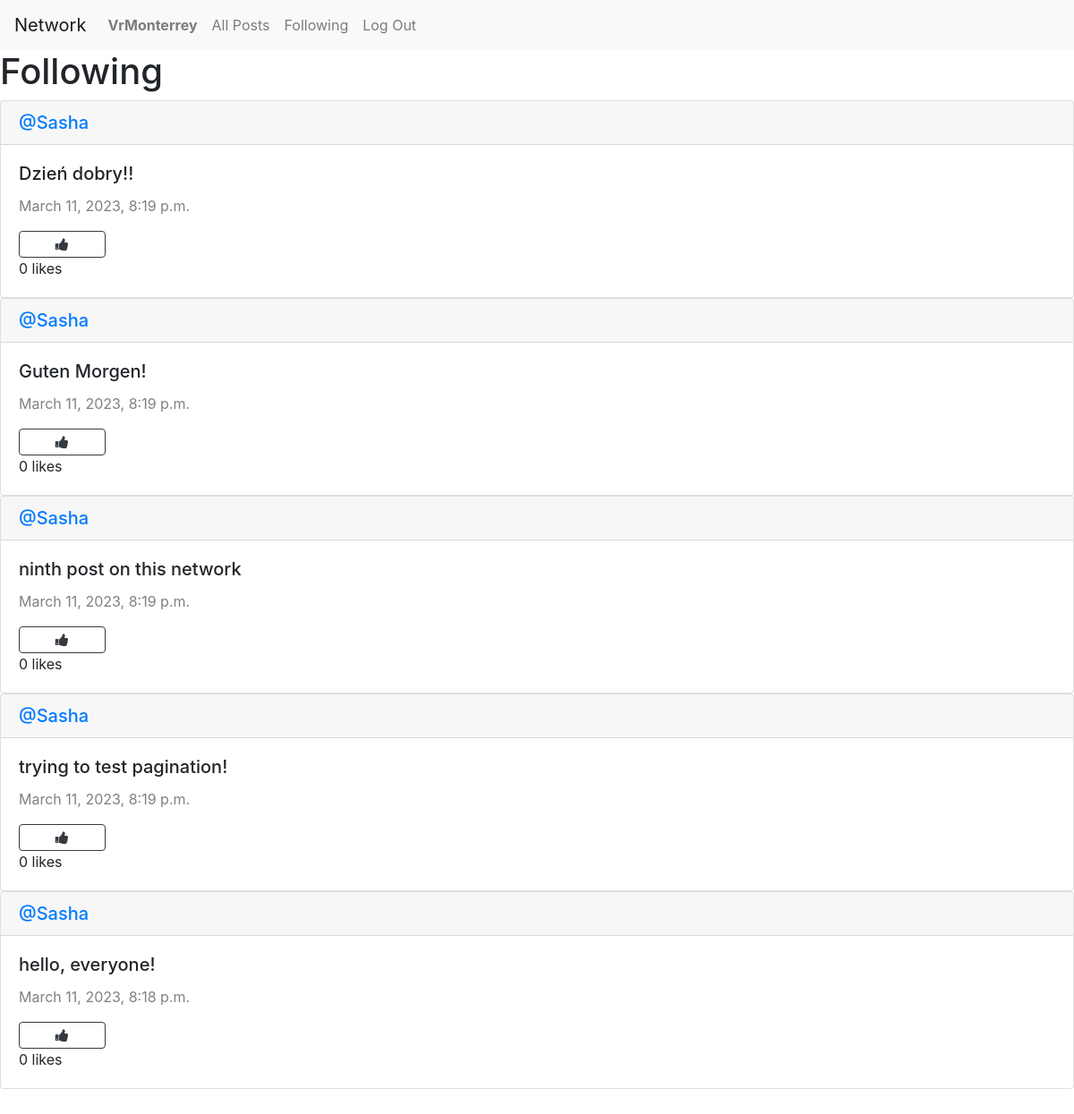
Page /following (signed in) on the committed database.
### network/models.py (models this page shows, shortened)
class User(AbstractUser):
    pass

class Post(models.Model):
    content = models.TextField(max_length=150)
    user = models.ForeignKey(User, on_delete=models.CASCADE, related_name="posts")
    date = models.DateTimeField(auto_now_add=True)

### network/views.py (the view)
# urls.py: path("following", views.following, name="following"),
def following(request):
    user = User.objects.get(pk=request.user.id)
    following = Follow.objects.filter(follower=user)
    all = Post.objects.all().order_by("id").reverse()
    posts = []
    for post in all:
        for person in following:
            if person.user == post.user:
                posts.append(post)
    likes = Like.objects.all()
    liked = []
    try:
        for like in likes:
            if like.user.id == request.user.id:
                liked.append(like.post.id)
    except:
        liked = []
    paginator = Paginator(posts,10)
    pages = request.GET.get('page')
    items = paginator.get_page(pages)
    return render(request, "network/following.html",{
        "items" : items,
        "liked" : liked
    })

### network/templates/network/following.html (shortened to what this page needs)
{% extends "network/layout.html" %}
{% block body %}
    <h1>Following</h1>
    <div class="allPosts">
        {% for post in items %}
        <div class="card">
            <h5 class="card-header"><a href="{% url 'profile' user_id=post.user.id %}">@{{ post.user }}</a></h5>
            <div class="card-body">
              <h5 class="card-title">{{ post.content }}</h5>
              <p style="color:gray" class="card-text">{{ post.date }}</p>
              {% if post.id in liked %}
            <button class="btn btn-danger fa fa-thumbs-up col-1" id="{{ post.id }}" onclick="likeHandler({{ post.id }}, {{ liked }})"></button>
            {% else %}
            <button class="btn btn-outline-dark fa fa-thumbs-up col-1" id="{{ post.id }}" onclick="likeHandler({{ post.id }}, {{ liked }})"></button>
            {% endif %}
            <div class="likes-count">
                <p id="num-likes-{{ post.id }}">{{ post.liked.count }}</p>
                <p>likes</p>
              </div>
            </div>
          </div>
        {% endfor %}
    </div>
{% endblock %}

### network/templates/network/layout.html (shortened to what this page needs)
{% load static %}
<!DOCTYPE html>
<html lang="en">
    <head>
        <link rel="stylesheet" href="https://stackpath.bootstrapcdn.com/bootstrap/4.4.1/css/bootstrap.min.css">
        <link rel="stylesheet" href="https://cdnjs.cloudflare.com/ajax/libs/font-awesome/4.7.0/css/font-awesome.min.css">
        <link href="{% static 'network/styles.css' %}" rel="stylesheet">
    </head>
    <body>
        <nav class="navbar navbar-expand-lg navbar-light bg-light">
            <a class="navbar-brand" href="{% url 'index' %}">Network</a>
            <div>
              <ul class="navbar-nav mr-auto">
                {% if user.is_authenticated %}
                    <li class="nav-item">
                        <a class="nav-link" href="{% url 'profile' user_id=user.id %}"><strong>{{ user.username }}</strong></a>
                    </li>
                {% endif %}
                <li class="nav-item">
                  <a class="nav-link" href="{% url 'index' %}">All Posts</a>
                </li>
                {% if user.is_authenticated %}
                    <li class="nav-item">
                        <a class="nav-link" href="{% url 'following' %}">Following</a>
                    </li>
                    <li class="nav-item">
                        <a class="nav-link" href="{% url 'logout' %}">Log Out</a>
                    </li>
                {% endif %}
              </ul>
            </div>
          </nav>
        <div class="body">
            {% block body %}
            {% endblock %}
        </div>
    </body>
</html>

### network/static/network/styles.css (style rules this page uses)
.likes-count p { display: inline; }
.likes-count p:not(:last-child)::after { content: ' '; }

### rows in the picture
User: username "VrMonterrey"
Post: user "Sasha", content "Dzień dobry!!", date "March 11, 2023, 8:19 p.m.", liked.count "0"
Post: user "Sasha", content "Guten Morgen!", date "March 11, 2023, 8:19 p.m.", liked.count "0"
Post: user "Sasha", content "ninth post on this network", date "March 11, 2023, 8:19 p.m.", liked.count "0"
Post: user "Sasha", content "trying to test pagination!", date "March 11, 2023, 8:19 p.m.", liked.count "0"
Post: user "Sasha", content "hello, everyone!", date "March 11, 2023, 8:18 p.m.", liked.count "0"
